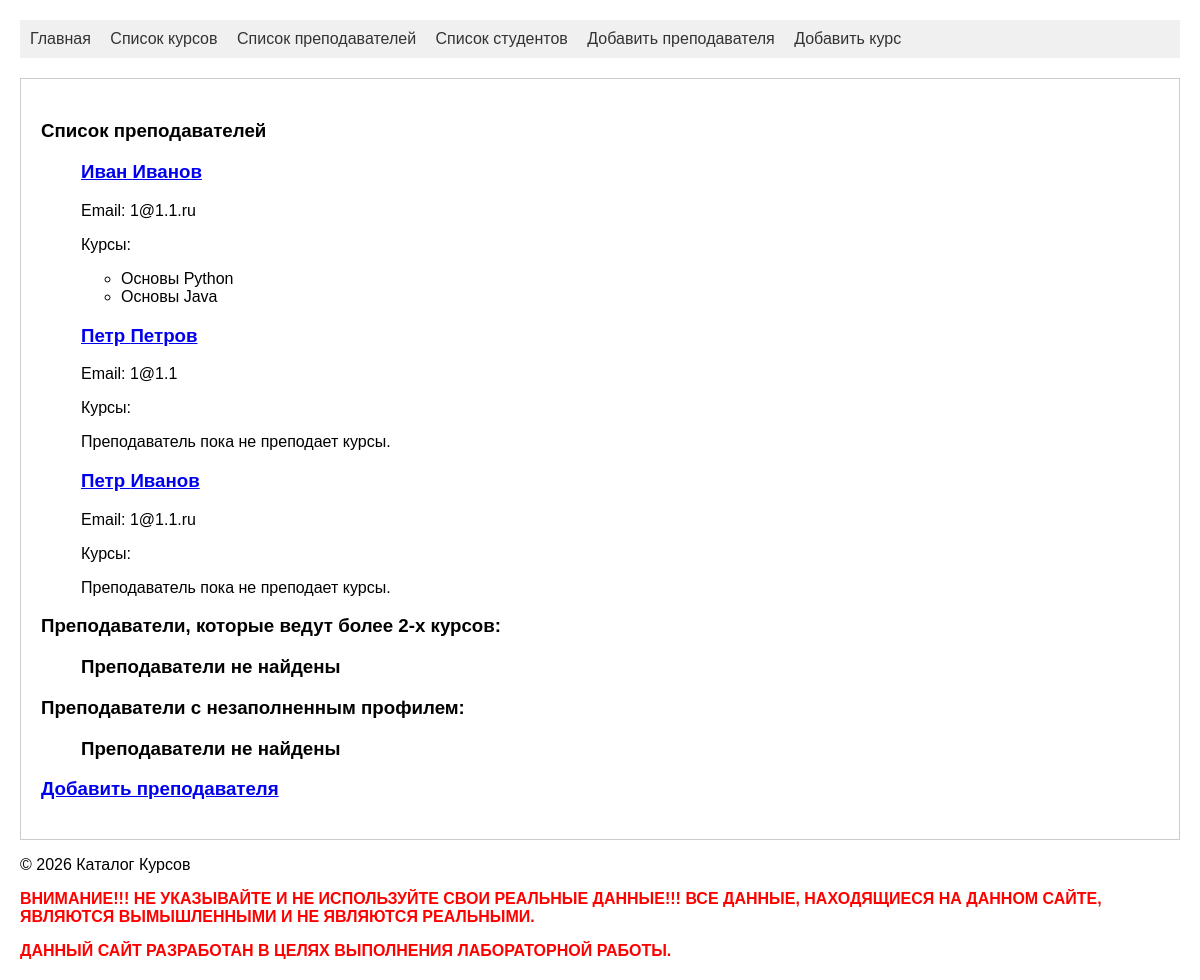
Before: /teachers/ with the older database file.
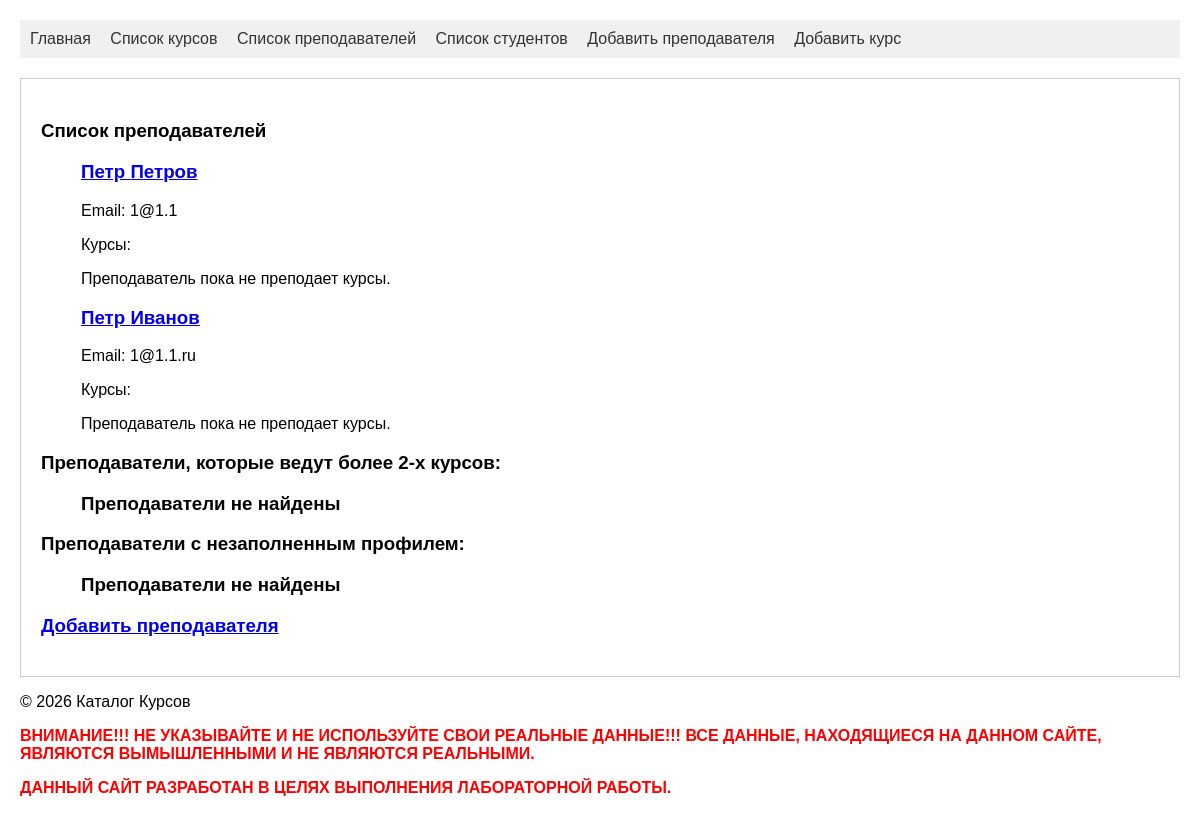
After: the same page with the newer database file.
### schedule/models.py (models this page shows)
class Teacher(models.Model):
    first_name = models.CharField(max_length=100, null=False, validators=[validate_no_numbers, validate_start_with_letter], verbose_name="Имя")
    last_name = models.CharField(max_length=100, null=False, validators=[validate_no_numbers, validate_start_with_letter], verbose_name="Фамилия")
    birth_date = models.DateField(null=True, verbose_name="Дата рождения")
    email = models.EmailField(max_length=100, null=False, verbose_name="Электронная почта")
    departament = models.CharField(max_length=100, null=False, validators=[validate_min_words, validate_start_with_letter], verbose_name="Кафедра")
    phone_number = models.CharField(max_length=100, null=False, unique=True, error_messages={'unique': "This phone_number already been registered."}, validators=[validate_phone_number], verbose_name="Номер телефона")
    pass_serial = models.CharField(max_length=4, null=True, unique=True, error_messages={'unique': "This pass serial already been registered."}, verbose_name="Серия паспорта")
    pass_number = models.CharField(max_length=6, null=True, error_messages={'unique': "This pass number already been registered."}, verbose_name="Номер паспорта")
    pass_date = models.DateField(verbose_name="Дата выдачи паспорта")
    pass_issued = models.CharField(max_length=100, null=True, validators=[validate_min_words], verbose_name="Кем выдан паспорт?")
    is_active = models.BooleanField(default=True, verbose_name="Активен?")

class Course(models.Model):
    teacher = models.ForeignKey(
        Teacher,
        on_delete=models.SET_NULL,
        null=True,
        related_name='course'
    )
    title = models.CharField(max_length=100, null=False, validators=[validate_no_numbers, validate_start_with_letter], verbose_name="Наименование курса")
    min_description = models.CharField(max_length=30, verbose_name="Краткое описание курса")
    description = models.TextField(null=False, validators=[validate_min_words], verbose_name="Подробное описание курса")
    start_date = models.DateField(default=timezone.now, verbose_name="Дата начала курса")
    end_date = models.DateField(default=timezone.now, verbose_name="Дата окончания курса")

### schedule/views.py (the view)
# urls.py: path('teachers/', views.teachers, name='teachers'),
def teachers(request):
    teachers = Teacher.objects.prefetch_related('course').all()
    min_courses = 2
    teachers_with_many_courses = Teacher.objects.annotate(num_courses=models.Count('course')).filter(num_courses__gt=min_courses)
    teachers_without_profile = Teacher.objects.filter(info__isnull=True)
    return render(request, 'teachers.html', {"teachers": teachers, 'teachers_with_many_courses': teachers_with_many_courses, 'teachers_without_profile': teachers_without_profile})

### schedule/templates/teachers.html (shortened to what this page needs)
{% extends 'base.html' %}
{% block content %}
<h3>Список преподавателей</h3>
<ul>
    {% for teacher in teachers %}
        <h3><a href="{% url 'teacher_detail' teacher.id %}">{{ teacher.first_name }} {{ teacher.last_name }}</a></h3>
        <p>Email: {{ teacher.email }}</p>
        <p>Курсы:</p>
        {% if teacher.course.all %}
            <ul>
                {% for course in teacher.course.all %}
                    <li>{{ course.title }}</li>
                {% endfor %}
            </ul>
        {% else %}
            <p>Преподаватель пока не преподает курсы.</p>
        {% endif %}
    {% empty %}
        <h3>Преподаватели не найдены</h3>
    {% endfor %}
</ul>
<h3>Преподаватели, которые ведут более 2-х курсов:</h3>
<ul>
    {% for teacher in teachers_with_many_courses %}
        <h3>{{ teacher.first_name }} {{ teacher.last_name }}</a></h3>
    {% empty %}
        <h3>Преподаватели не найдены</h3>
    {% endfor %}
</ul>
<h3>Преподаватели с незаполненным профилем:</h3>
<ul>
    {% for teacher in teachers_without_profile %}
        <h3>{{ teacher.first_name }} {{ teacher.last_name }}</a></h3>
    {% empty %}
        <h3>Преподаватели не найдены</h3>
    {% endfor %}
</ul>
<h3><a href="{% url 'create' %}">Добавить преподавателя</a></h3>
{% endblock %}

Changed rows visible on the page:
removed Teacher: first_name "Иван", last_name "Иванов", email "1@1.1.ru"
no longer on this page (row edited): Course: title "Основы Python"
no longer on this page (row edited): Course: title "Основы Java"
